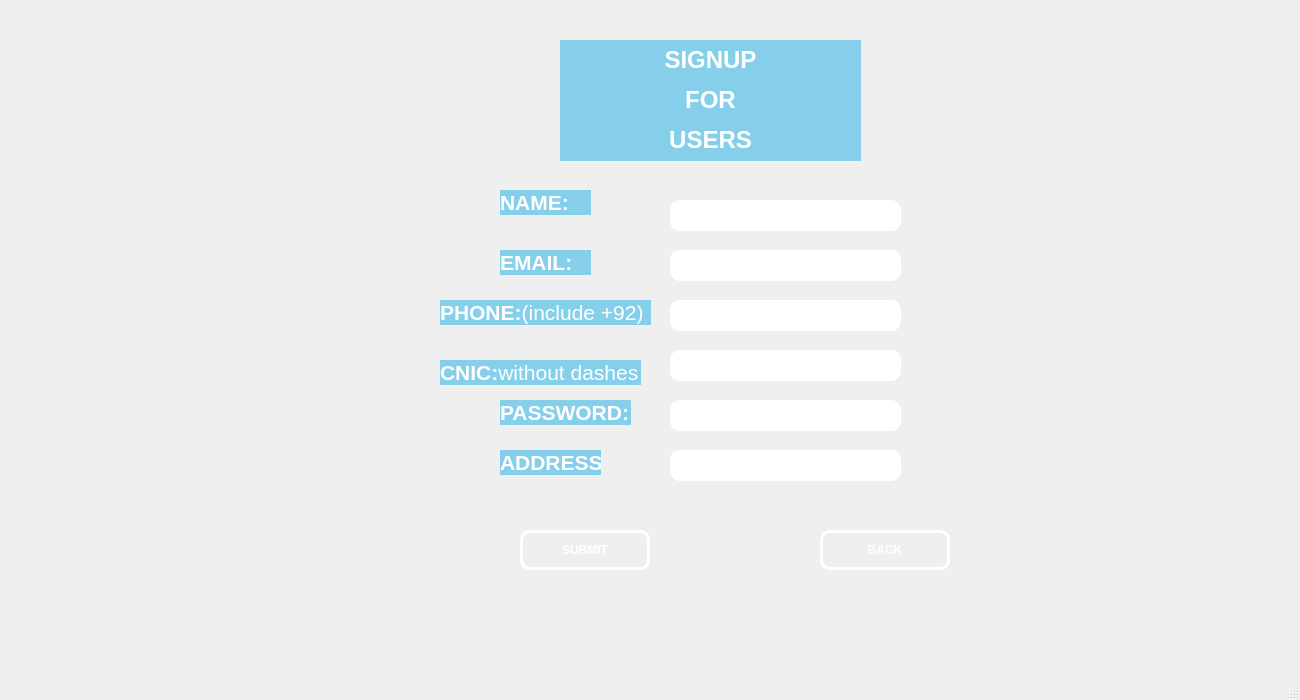
<?xml version="1.0" encoding="UTF-8"?>
<ui version="4.0">
 <class>USignUp</class>
 <widget class="QMainWindow" name="USignUp">
  <property name="geometry">
   <rect>
    <x>0</x>
    <y>0</y>
    <width>1300</width>
    <height>700</height>
   </rect>
  </property>
  <property name="windowTitle">
   <string>MainWindow</string>
  </property>
  <property name="styleSheet">
   <string notr="true">background-image: url(:/background/bG no arrows.png);
color:rgb(255, 255, 255)</string>
  </property>
  <widget class="QWidget" name="centralwidget">
   <widget class="QLabel" name="label">
    <property name="geometry">
     <rect>
      <x>500</x>
      <y>190</y>
      <width>91</width>
      <height>25</height>
     </rect>
    </property>
    <property name="styleSheet">
     <string notr="true">#label
{
background:rgb(134,207,234);
}</string>
    </property>
    <property name="text">
     <string>&lt;html&gt;&lt;head/&gt;&lt;body&gt;&lt;p&gt;&lt;span style=&quot; font-size:16pt; font-weight:700;&quot;&gt;NAME:&lt;/span&gt;&lt;/p&gt;&lt;/body&gt;&lt;/html&gt;</string>
    </property>
   </widget>
   <widget class="QLabel" name="label_2">
    <property name="geometry">
     <rect>
      <x>500</x>
      <y>250</y>
      <width>91</width>
      <height>25</height>
     </rect>
    </property>
    <property name="styleSheet">
     <string notr="true">#label_2
{
background:rgb(134,207,234);
}</string>
    </property>
    <property name="text">
     <string>&lt;html&gt;&lt;head/&gt;&lt;body&gt;&lt;p&gt;&lt;span style=&quot; font-size:16pt; font-weight:700;&quot;&gt;EMAIL:&lt;/span&gt;&lt;/p&gt;&lt;/body&gt;&lt;/html&gt;</string>
    </property>
   </widget>
   <widget class="QLabel" name="label_7">
    <property name="geometry">
     <rect>
      <x>500</x>
      <y>450</y>
      <width>101</width>
      <height>25</height>
     </rect>
    </property>
    <property name="styleSheet">
     <string notr="true">#label_7
{
background:rgb(134,207,234);
}</string>
    </property>
    <property name="text">
     <string>&lt;html&gt;&lt;head/&gt;&lt;body&gt;&lt;p&gt;&lt;span style=&quot; font-size:16pt; font-weight:700;&quot;&gt;ADDRESS:&lt;/span&gt;&lt;/p&gt;&lt;/body&gt;&lt;/html&gt;</string>
    </property>
   </widget>
   <widget class="QLabel" name="label_8">
    <property name="geometry">
     <rect>
      <x>500</x>
      <y>400</y>
      <width>131</width>
      <height>25</height>
     </rect>
    </property>
    <property name="styleSheet">
     <string notr="true">#label_8
{
background:rgb(134,207,234);
}</string>
    </property>
    <property name="text">
     <string>&lt;html&gt;&lt;head/&gt;&lt;body&gt;&lt;p&gt;&lt;span style=&quot; font-size:16pt; font-weight:700;&quot;&gt;PASSWORD:&lt;/span&gt;&lt;/p&gt;&lt;/body&gt;&lt;/html&gt;</string>
    </property>
   </widget>
   <widget class="QLabel" name="label_3">
    <property name="geometry">
     <rect>
      <x>440</x>
      <y>300</y>
      <width>211</width>
      <height>25</height>
     </rect>
    </property>
    <property name="styleSheet">
     <string notr="true">#label_3
{
background:rgb(134,207,234);
}</string>
    </property>
    <property name="text">
     <string>&lt;html&gt;&lt;head/&gt;&lt;body&gt;&lt;p&gt;&lt;span style=&quot; font-size:16pt; font-weight:700;&quot;&gt;PHONE:&lt;/span&gt;&lt;span style=&quot; font-size:16pt;&quot;&gt;(include +92)&lt;/span&gt;&lt;/p&gt;&lt;/body&gt;&lt;/html&gt;</string>
    </property>
   </widget>
   <widget class="QLabel" name="label_6">
    <property name="geometry">
     <rect>
      <x>440</x>
      <y>360</y>
      <width>201</width>
      <height>25</height>
     </rect>
    </property>
    <property name="styleSheet">
     <string notr="true">#label_6
{
background:rgb(134,207,234);
}</string>
    </property>
    <property name="text">
     <string>&lt;html&gt;&lt;head/&gt;&lt;body&gt;&lt;p&gt;&lt;span style=&quot; font-size:16pt; font-weight:700;&quot;&gt;CNIC:&lt;/span&gt;&lt;span style=&quot; font-size:16pt;&quot;&gt;without dashes&lt;/span&gt;&lt;/p&gt;&lt;/body&gt;&lt;/html&gt;</string>
    </property>
   </widget>
   <widget class="QLineEdit" name="lineEdit_5">
    <property name="geometry">
     <rect>
      <x>670</x>
      <y>450</y>
      <width>231</width>
      <height>31</height>
     </rect>
    </property>
    <property name="styleSheet">
     <string notr="true">#lineEdit_5
{
border-radius:10px;
background:rgb(255, 255, 255);
color:rgb(0, 0, 0);
}</string>
    </property>
   </widget>
   <widget class="QLineEdit" name="lineEdit_0">
    <property name="geometry">
     <rect>
      <x>670</x>
      <y>200</y>
      <width>231</width>
      <height>31</height>
     </rect>
    </property>
    <property name="styleSheet">
     <string notr="true">#lineEdit_0
{
border-radius:10px;
background:rgb(255, 255, 255);
color:rgb(0, 0, 0);
}</string>
    </property>
   </widget>
   <widget class="QLineEdit" name="lineEdit_2">
    <property name="geometry">
     <rect>
      <x>670</x>
      <y>300</y>
      <width>231</width>
      <height>31</height>
     </rect>
    </property>
    <property name="styleSheet">
     <string notr="true">#lineEdit_2
{
border-radius:10px;
background:rgb(255, 255, 255);
color:rgb(0, 0, 0);
}</string>
    </property>
   </widget>
   <widget class="QLineEdit" name="lineEdit_1">
    <property name="geometry">
     <rect>
      <x>670</x>
      <y>250</y>
      <width>231</width>
      <height>31</height>
     </rect>
    </property>
    <property name="styleSheet">
     <string notr="true">#lineEdit_1
{
border-radius:10px;
background:rgb(255, 255, 255);
color:rgb(0, 0, 0);
}</string>
    </property>
   </widget>
   <widget class="QLineEdit" name="lineEdit_4">
    <property name="geometry">
     <rect>
      <x>670</x>
      <y>400</y>
      <width>231</width>
      <height>31</height>
     </rect>
    </property>
    <property name="styleSheet">
     <string notr="true">#lineEdit_4
{
border-radius:10px;
background:rgb(255, 255, 255);
color:rgb(0, 0, 0);
}</string>
    </property>
   </widget>
   <widget class="QLineEdit" name="lineEdit_3">
    <property name="geometry">
     <rect>
      <x>670</x>
      <y>350</y>
      <width>231</width>
      <height>31</height>
     </rect>
    </property>
    <property name="styleSheet">
     <string notr="true">#lineEdit_3
{
border-radius:10px;
background:rgb(255, 255, 255);
color:rgb(0, 0, 0);
}</string>
    </property>
   </widget>
   <widget class="QPushButton" name="Back">
    <property name="geometry">
     <rect>
      <x>820</x>
      <y>530</y>
      <width>130</width>
      <height>40</height>
     </rect>
    </property>
    <property name="styleSheet">
     <string notr="true">#Back
{
border-radius:10px;
font:bold;
border:3px solid rgb(255, 255, 255);
}</string>
    </property>
    <property name="text">
     <string>BACK</string>
    </property>
   </widget>
   <widget class="QPushButton" name="SUBMIT">
    <property name="geometry">
     <rect>
      <x>520</x>
      <y>530</y>
      <width>130</width>
      <height>40</height>
     </rect>
    </property>
    <property name="styleSheet">
     <string notr="true">#SUBMIT
{
border-radius:10px;
font:bold;
border:3px solid rgb(255, 255, 255);
}</string>
    </property>
    <property name="text">
     <string>SUBMIT</string>
    </property>
   </widget>
   <widget class="QLabel" name="label_4">
    <property name="geometry">
     <rect>
      <x>560</x>
      <y>40</y>
      <width>301</width>
      <height>121</height>
     </rect>
    </property>
    <property name="styleSheet">
     <string notr="true">#label_4
{
background:rgb(134,207,234);
}</string>
    </property>
    <property name="text">
     <string>&lt;html&gt;&lt;head/&gt;&lt;body&gt;&lt;p align=&quot;center&quot;&gt;&lt;span style=&quot; font-size:18pt; font-weight:700; color:#ffffff;&quot;&gt;SIGNUP&lt;/span&gt;&lt;/p&gt;&lt;p align=&quot;center&quot;&gt;&lt;span style=&quot; font-size:18pt; font-weight:700; color:#ffffff;&quot;&gt;FOR&lt;/span&gt;&lt;/p&gt;&lt;p align=&quot;center&quot;&gt;&lt;span style=&quot; font-size:18pt; font-weight:700; color:#ffffff;&quot;&gt;USERS&lt;/span&gt;&lt;/p&gt;&lt;/body&gt;&lt;/html&gt;</string>
    </property>
   </widget>
   <widget class="QLabel" name="label_5">
    <property name="geometry">
     <rect>
      <x>0</x>
      <y>0</y>
      <width>341</width>
      <height>151</height>
     </rect>
    </property>
    <property name="styleSheet">
     <string notr="true">image: url(:/background/hmu logo.png);</string>
    </property>
    <property name="text">
     <string/>
    </property>
   </widget>
  </widget>
  <widget class="QStatusBar" name="statusbar"/>
 </widget>
 <resources/>
 <connections/>
</ui>
